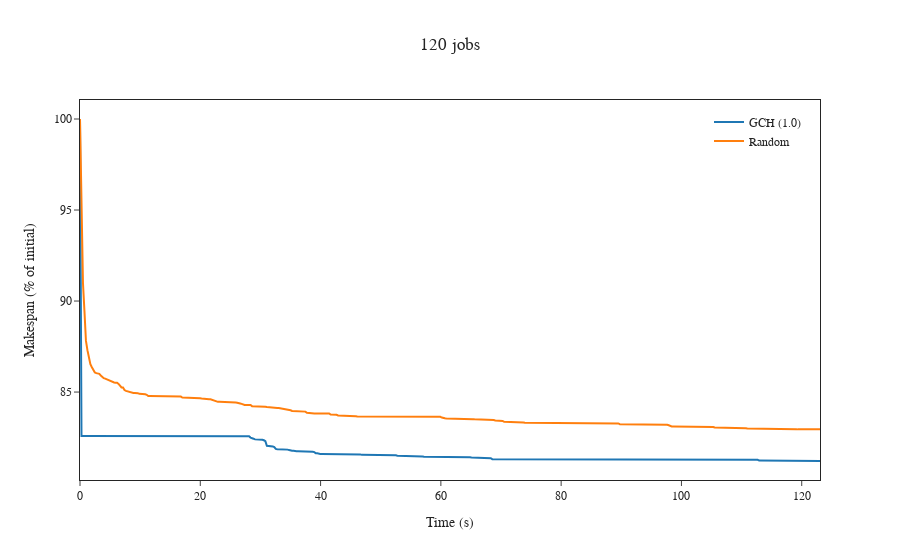

The notebook cell saved with this chart:
### Code cell
size = "n120m8"
fig = plot_convergence(
    ["../solutions/improvement/ga/init_gch2/", 
     "../solutions/improvement/ga/init_random2/"],
    num_windows=500,
    size=size,
    names=["GCH (1.0)", "Random"]
)

fig.update_layout(
    legend=dict(
        x=0.85, 
        y=0.98
    )
)

fig.update_layout(title_text='120 jobs', title_x=0.5)

fig.show()

if SAVE_IMAGE:
    save_convergence_image(fig, size)

### Figure 1 — Plotly figure (JSON) as saved in the notebook; plotly's stock layout.template omitted (floating-point values rounded to 4 significant figures; data arrays with more than 128 entries replaced by an {"elided": "..."} marker saying what was removed)
{"data": [{"name": "GCH (1.0)", "type": "scatter", "x": {"elided": "500 float values"}, "y": {"elided": "500 float values"}}, {"name": "Random", "type": "scatter", "x": {"elided": "500 float values"}, "y": {"elided": "500 float values"}}], "layout": {"font": {"family": "Times New Roman"}, "legend": {"x": 0.85, "y": 0.98}, "title": {"text": "120 jobs", "x": 0.5}, "xaxis": {"mirror": true, "title": {"text": "Time (s)"}}, "yaxis": {"mirror": true, "title": {"text": "Makespan (% of initial)"}}}}
